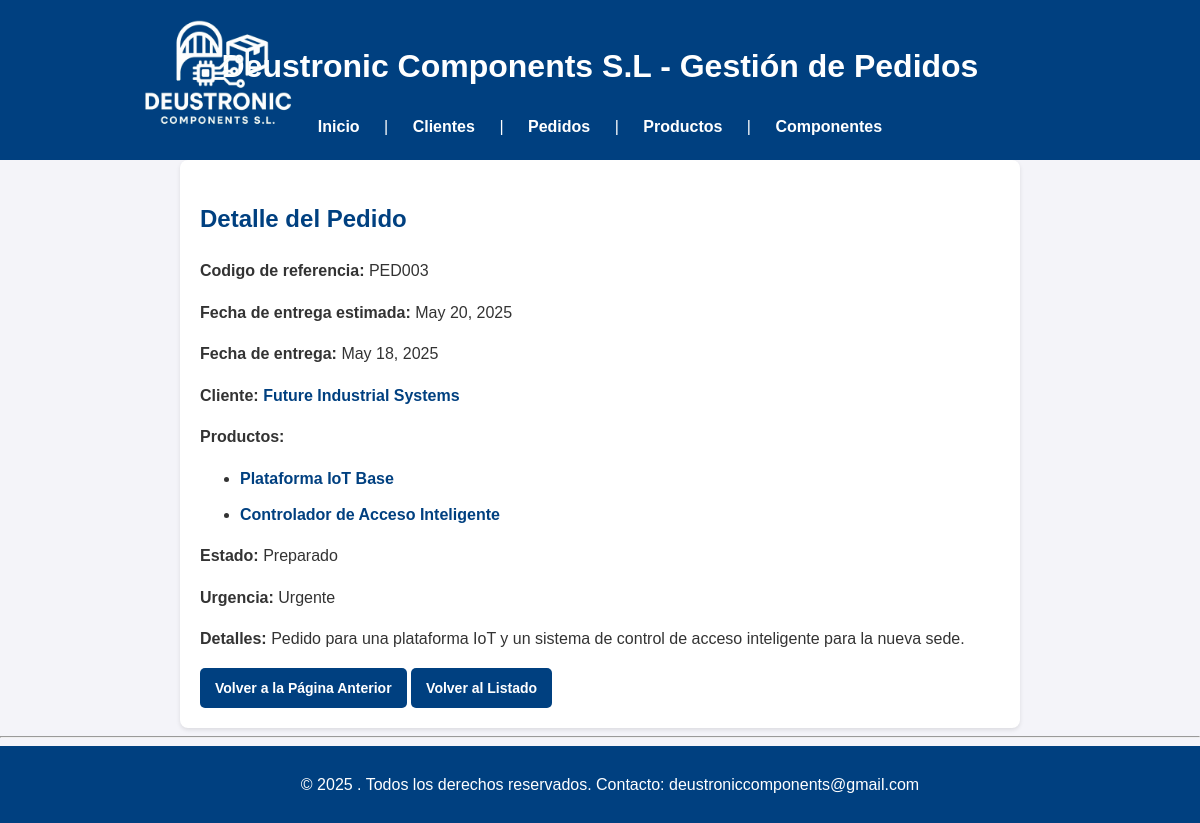
/pedidos/9/, run on the app's committed database.
### appEntrega/models.py (models this page shows, shortened)
class Pedido(models.Model):
    ESTADO_OPCIONES = [
        ('en_proceso', 'En proceso'),
        ('preparado', 'Preparado'),
        ('entregado', 'Entregado'),
    ]
    URGENCIA_OPCIONES = [
        ('urgente', 'Urgente'),
        ('prioritario', 'Prioritario'),
        ('normal', 'Normal'),
    ]
    codigo_referencia = models.CharField(max_length=50, unique=True)
    fecha_entrega_estimada = models.DateField()
    fecha_entrega = models.DateField(null=True, blank=True)
    cliente = models.ForeignKey(Cliente, on_delete=models.CASCADE, related_name='pedidos')
    productos = models.ManyToManyField(Producto, related_name='pedidos')
    estado = models.CharField(max_length=20, choices=ESTADO_OPCIONES, default='en_proceso')
    urgencia = models.CharField(max_length=20, choices=URGENCIA_OPCIONES, default='normal')
    detalles = models.TextField(blank=True)

class Cliente(models.Model):
    cif = models.CharField(max_length=15, unique=True)
    nombre_empresa = models.CharField(max_length=100)
    direccion = models.CharField(max_length=255)
    datos_contacto = models.CharField(max_length=255)

class Producto(models.Model):
    referencia = models.CharField(max_length=50, unique=True)
    precio = models.DecimalField(max_digits=10, decimal_places=2)
    nombre = models.CharField(max_length=100)
    descripcion = models.TextField()
    categoria = models.CharField(max_length=100)
    componentes = models.ManyToManyField(Componente, related_name='productos')

### appEntrega/views.py (the view)
# urls.py: path("pedidos/<int:pk>/", PedidoDetailView.as_view(), name="pedido_detalle"),
class PedidoDetailView(DetailView):
    model = Pedido
    template_name = 'pedido_detalle.html'
    context_object_name = 'pedido'

### appEntrega/templates/pedido_detalle.html (shortened to what this page needs)
{% extends "base.html" %}
{% block content %}
<h2>Detalle del Pedido</h2>
<p><strong>Codigo de referencia:</strong> {{ pedido.codigo_referencia }}</p>
<p><strong>Fecha de entrega estimada:</strong> {{ pedido.fecha_entrega_estimada }}</p>
<p><strong>Fecha de entrega:</strong> {{ pedido.fecha_entrega }}</p>
<p><strong>Cliente:</strong> <a href="{% url 'cliente_detalle' pedido.cliente.id %}" class ='detalle_link'>{{ pedido.cliente.nombre_empresa }}</a></p>
<p><strong>Productos:</strong></p>
<ul>
    {% for producto in pedido.productos.all %}
        <li>
            <a href="{% url 'producto_detalle' producto.id %}" class = 'detalle_link'>{{ producto.nombre }}</a>
        </li>
    {% empty %}
        <li>No hay productos asociados a este pedido.</li>
    {% endfor %}
</ul>
<p><strong>Estado:</strong> {{ pedido.get_estado_display }}</p>
<p><strong>Urgencia:</strong> {{ pedido.get_urgencia_display }}</p>
<p><strong>Detalles:</strong> {{ pedido.detalles }}</p>
<a href="javascript:history.back()" class="button">Volver a la Página Anterior</a>
<a href="{% url 'pedido_listado' %}" class="button">Volver al Listado</a>
{% endblock %}

### appEntrega/static/CSS/stylesheet.css (style rules this page uses)
body { font-family: Arial, sans-serif; line-height: 1.6; margin: 0; padding: 0; background-color: #f4f4f9; color: #333; }
h2 { color: #004080; margin-bottom: 20px; }
button, a.button { display: inline-flex; align-items: center; justify-content: center; background-color: #004080; color: white; padding: 10px 15px; text-decoration: none; border: none; border-radius: 5px; cursor: pointer; font-size: 14px; font-weight: bold; transition: background-color 0.3s, color 0.3s; height: 40px; box-sizing: border-box; }
a.detalle_link { color: #004080; text-decoration: none; font-weight: bold; transition: color 0.3s; }
ul li { margin: 10px 0; }

### data on the page
Pedido: codigo_referencia "PED003", fecha_entrega_estimada "May 20, 2025", fecha_entrega "May 18, 2025", cliente.nombre_empresa "Future Industrial Systems", estado "Preparado", urgencia "Urgente", detalles "Pedido para una plataforma IoT y un sistema de control de acceso inteligente para la nueva sede."
Producto: nombre "Plataforma IoT Base"
Producto: nombre "Controlador de Acceso Inteligente"
